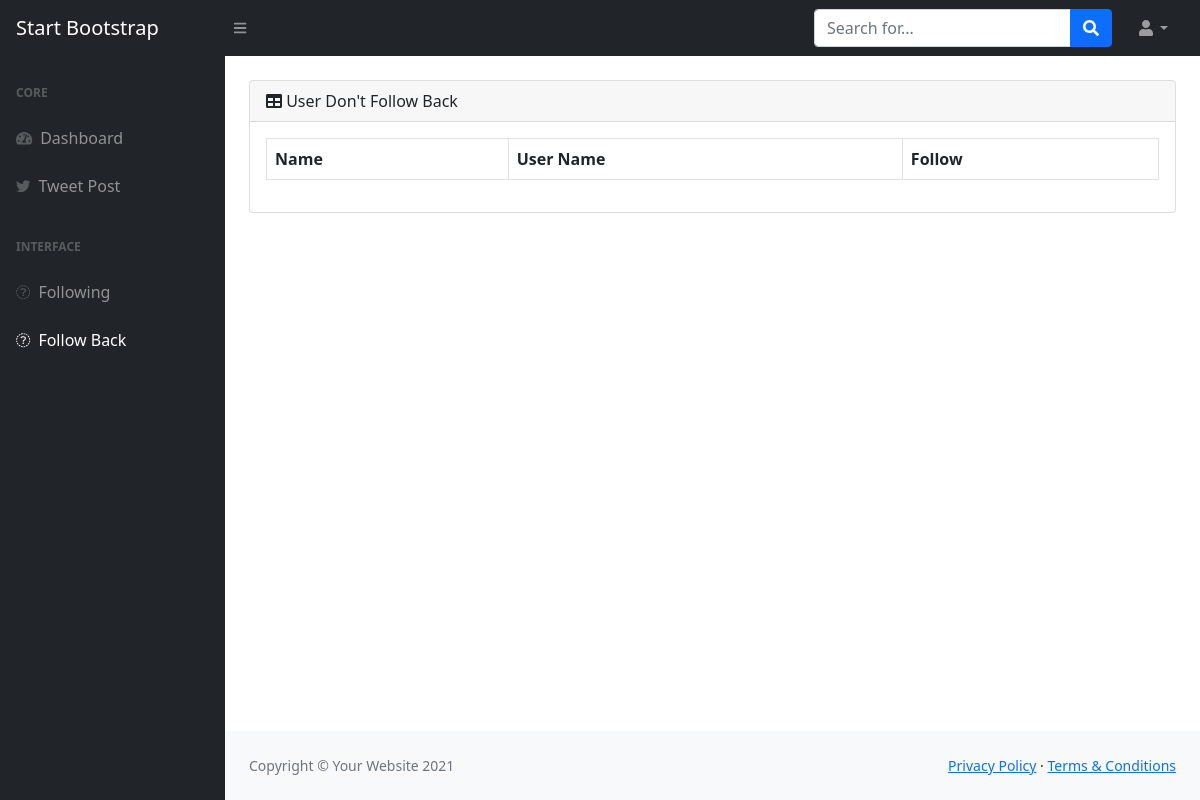
Before: /followback/ with the older database file.
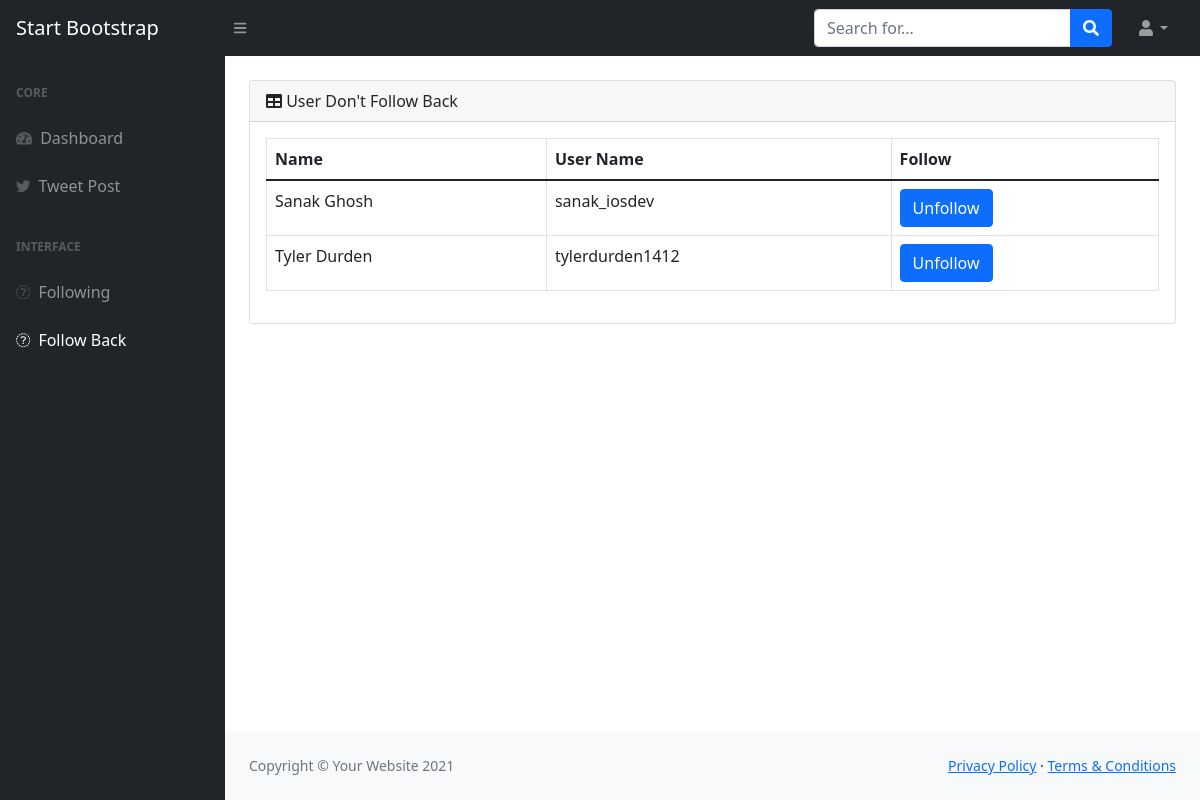
After: the same page with the newer database file.
### Home/models.py (models this page shows, shortened)
class Following(models.Model):
    user = models.CharField(max_length=140)
    username = models.CharField(max_length=140)
    user_id = models.IntegerField(null=True, blank=True)
    created_at = models.DateTimeField(auto_now_add=True)
    updated_at = models.DateTimeField(auto_now=True)
    count = models.IntegerField(default=0)
    followback = models.BooleanField(default=False)

### Home/views.py (the view, shortened to what this page needs)
# urls.py: path('followback/', views.followback, name='followback'),
def followback(request):
   follow_user = Following.objects.filter(followback=False)
   api = get_twitter_api()
   follower_id  = api.get_follower_ids()
   for user in follow_user:
      if user.user_id in follower_id:
         user.followback = True
         user.save()
   follow_back = Following.objects.filter(followback=False).order_by('-id')
   return render(request, 'followback.html',{'dont_follow_back':follow_back})

### Home/views.py (called while the page is built)
def get_twitter_api():
   auth = tweepy.OAuthHandler(config('api_key'), config('api_secret'))
   auth.set_access_token(config('access_token'), config('access_token_secret'))
   api = tweepy.API(auth, wait_on_rate_limit=True)
   return api

### templates/followback.html (shortened to what this page needs)
{% extends 'base.html' %}
{% block followback %}active{% endblock followback %}
{% block mainbody %}
<main>
    <div class="container-fluid px-4">
      <div class="mb-4">
            <div class="card mb-4 mt-4">
                <div class="card-header">
                <i class="fas fa-table mr-1"></i>
                 User Don't Follow Back
                </div>
                <div class="card-body">
                <div class="table-responsive">
                    <table class="table table-bordered" id="dataTable" width="100%" cellspacing="0">
                    <thead>
                        <tr>
                        <th>Name</th>
                        <th>User Name</th>
                        <th>Follow</th>
                        </tr>
                    </thead>
                    <tbody>
                        {% for user in dont_follow_back %}
                        <tr>
                        <td>{{ user.user }}</td>
                        <td>{{ user.username }}</td>
                        <td>
                            <form method="POST">
                            <button name="UnFollowUser" type="submit" class="btn btn-primary">Unfollow</button>
                            </form>
                        </td>
                        </tr>
                        {% endfor %}
                    </tbody>
                    </table>
                </div>
                </div>
      </div>
    </div>
  </main>
{% endblock mainbody %}

### templates/base.html (shortened to what this page needs)
{% load static %}
<!DOCTYPE html>
<html lang="en">
  <head>
    <link
      href="https://cdn.jsdelivr.net/npm/simple-datatables@latest/dist/style.css"
      rel="stylesheet"
    />
    <link href="{% static 'css/styles.css' %}" rel="stylesheet" />
  </head>
  <body class="sb-nav-fixed">
    <nav class="sb-topnav navbar navbar-expand navbar-dark bg-dark">
      <a class="navbar-brand ps-3" href="index.html">Start Bootstrap</a>
      <button
        class="btn btn-link btn-sm order-1 order-lg-0 me-4 me-lg-0"
        id="sidebarToggle"
        href="#!"
      >
        <i class="fas fa-bars"></i>
      </button>
      <form
        class="d-none d-md-inline-block form-inline ms-auto me-0 me-md-3 my-2 my-md-0"
      >
        <div class="input-group">
          <input
            class="form-control"
            type="text"
            placeholder="Search for..."
            aria-label="Search for..."
            aria-describedby="btnNavbarSearch"
          />
          <button class="btn btn-primary" id="btnNavbarSearch" type="button">
            <i class="fas fa-search"></i>
          </button>
        </div>
      </form>
      <ul class="navbar-nav ms-auto ms-md-0 me-3 me-lg-4">
        <li class="nav-item dropdown">
          <a
            class="nav-link dropdown-toggle"
            id="navbarDropdown"
            href="#"
            role="button"
            data-bs-toggle="dropdown"
            aria-expanded="false"
            ><i class="fas fa-user fa-fw"></i
          ></a>
        </li>
      </ul>
    </nav>
 <div id="layoutSidenav">
      <div id="layoutSidenav_nav">
        <nav class="sb-sidenav accordion sb-sidenav-dark" id="sidenavAccordion">
          <div class="sb-sidenav-menu">
            <div class="nav">
              <div class="sb-sidenav-menu-heading">Core</div>
              <a class="nav-link {% block deshAct %}{% endblock deshAct %}" href="/">
                <div class="sb-nav-link-icon">
                  <i class="fas fa-tachometer-alt"></i>
                </div>
                Dashboard
              </a>
              <a class="nav-link {% block post %}{% endblock post %}" href="{% url 'Home:tweet' %}">
                <div class="sb-nav-link-icon">
                  <i class="fab fa-twitter"></i>
                </div>
                Tweet Post
              </a>
              <div class="sb-sidenav-menu-heading">Interface</div>
              <a class="nav-link {% block follow %}{% endblock follow %}" href="{% url 'Home:follow' %}">
                <div class="sb-nav-link-icon">
                  <i class="fab fa-user"></i>
                </div>
                Following
              </a>
              <a class="nav-link {% block followback %}{% endblock followback %}" href="{% url 'Home:followback' %}">
                <div class="sb-nav-link-icon">
                  <i class="fab fa-user"></i>
                </div>
                Follow Back
              </a>
        </nav>
      </div>
       <div id="layoutSidenav_content">
        {% block mainbody %}{% endblock mainbody %}
        <footer class="py-4 bg-light mt-auto">
          <div class="container-fluid px-4">
            <div
              class="d-flex align-items-center justify-content-between small"
            >
              <div class="text-muted">Copyright &copy; Your Website 2021</div>
              <div>
                <a href="#">Privacy Policy</a>
                &middot;
                <a href="#">Terms &amp; Conditions</a>
              </div>
            </div>
          </div>
        </footer>
      </div>
    </div>
  </body>
</html>

Changed rows visible on the page:
added Following: user "Sanak Ghosh", username "sanak_iosdev"
added Following: user "Tyler Durden", username "tylerdurden1412"
